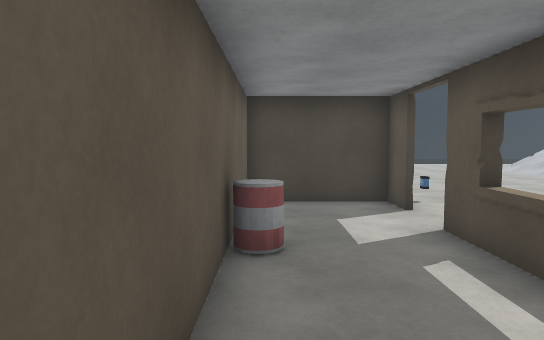
View 1 (above)

17 first-person views from a walk through a Unity game level. The camera is 1.5 m above the floor, tilts 4° down and sees 70° across. The floor is counted in squares, 1 m on a side. Each view is taken from the middle of a square. On the plan, view 1 faces up. The plan holds only what a view shows up to about 17 squares ahead; the rest is blank. The place goes on beyond the plan. The player character is not drawn. Surface patterns are stand-ins for the level's own textures.

View 2
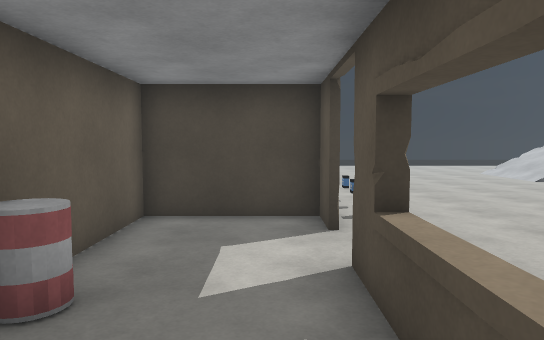

View 3
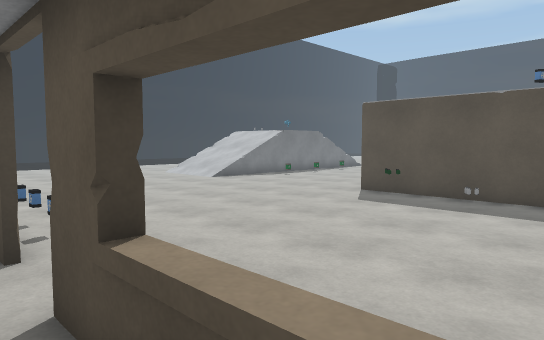

View 4
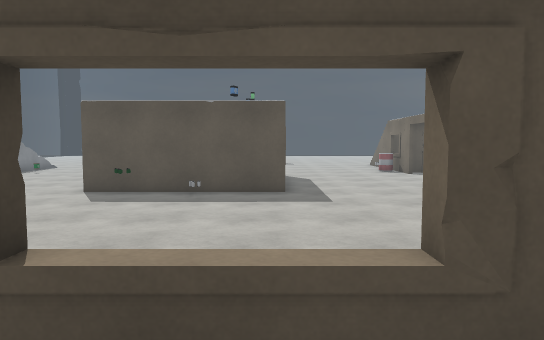

View 5
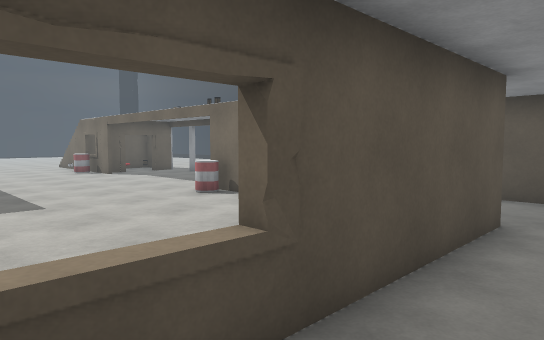

View 6
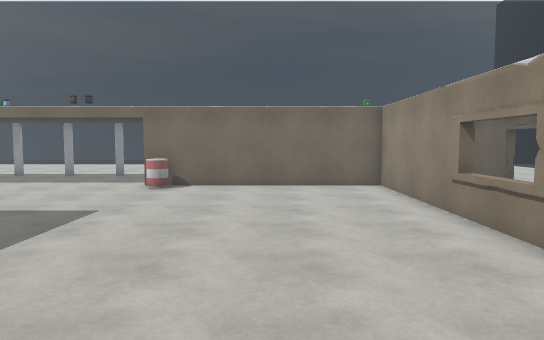

View 7
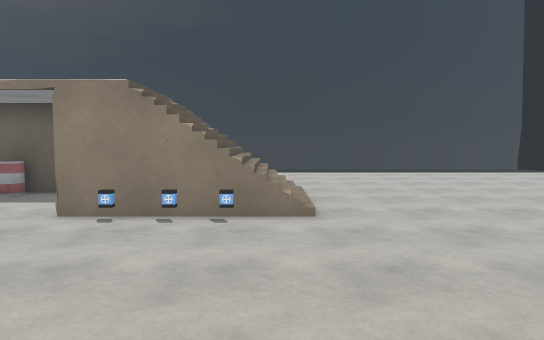

View 8
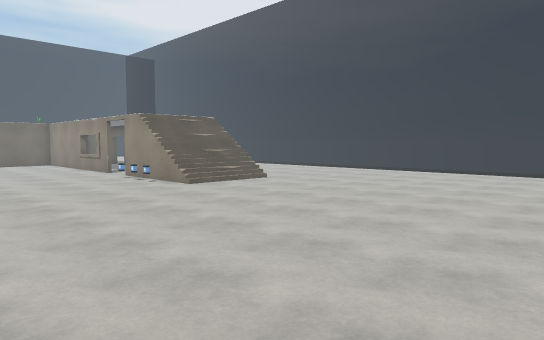

View 9
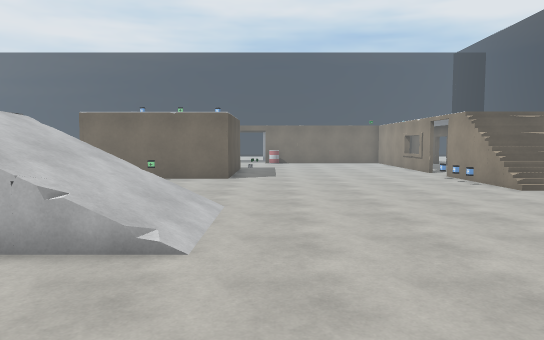

View 10
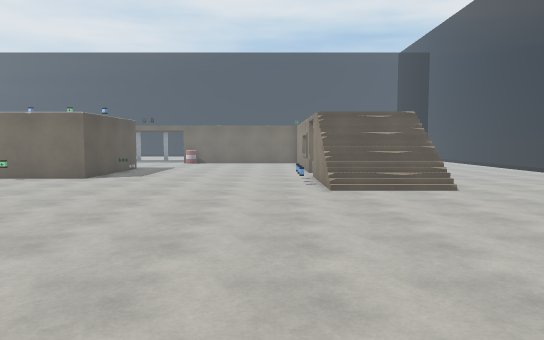

View 11
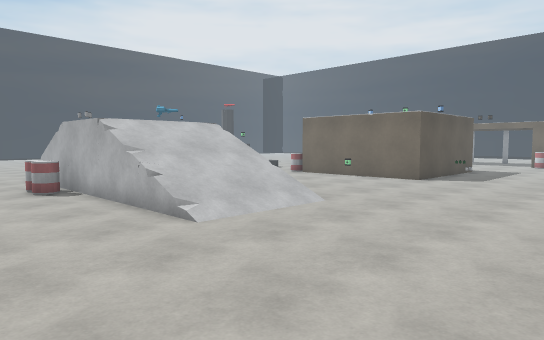

View 12
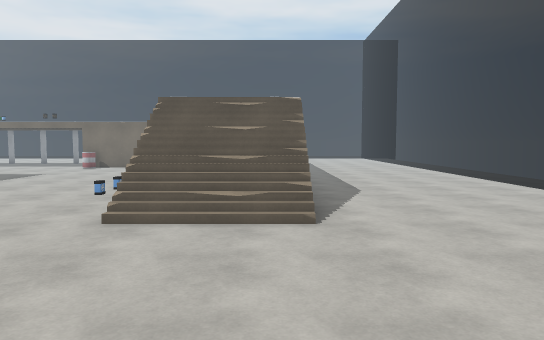

View 13
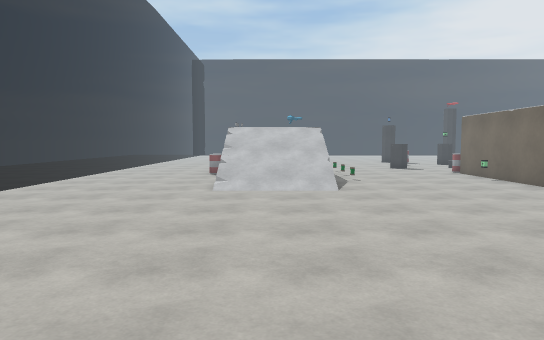

View 14
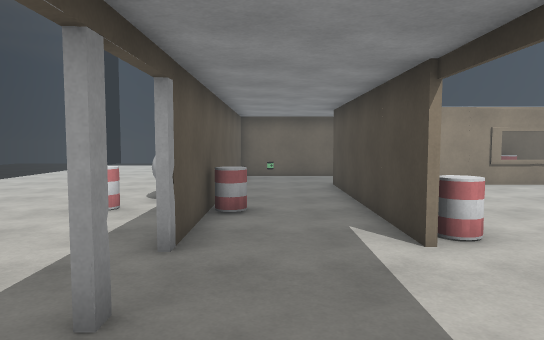

View 15
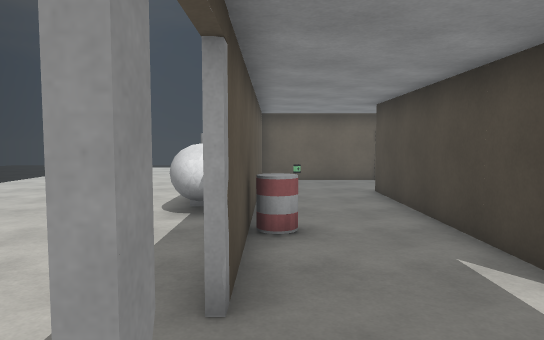

View 16
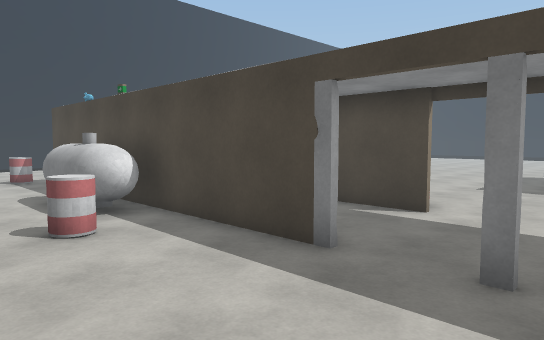

View 17
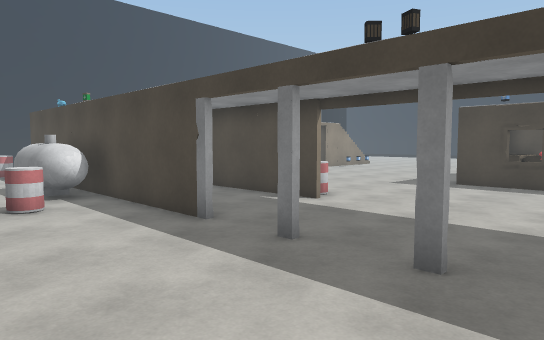

### Floor plan
Key: @ floor where view 1 was taken; # wall or solid block; . main floor; : floor 2.25 m higher than the main floor; / step, stairs or slope; = window, fence, low wall or low ledge; v drop or lower ground; B barrel; O other object.
Columns run from 8 left of view 1 to 18 right of it. Each row starts with its distance up from view 1.
 27                    .......
 26              .    ........
 25            ...............
 24   ..  ....................
 23  ..........................
 22 ..........................B
 21 .....................////..
 20  ....................////:
 19   ...................////:
 18   ...................////:=
 17   ...................////:
 16   ....................../.
 15   ........................
 14   ...../////...............
 13   .....////=...............
 12   .....////#O.............
 11  ......////#O.............
 10 .......v///#O........###O##
  9 .......#...#.........#
  8 .......#............O#
  7 .......#.............#
  6 .......#B..#.........#O
  5 .......#B..=.........#
  4 .......#...=.........# =
  3        #...#...............
  2        #  .#...............
  1        #  .#...............
  0         @ .#...............
 -1           .#...............
 -2        #...#.......B.......
 -3        #...#########......
 -4        #..................
 -5        #.O.................
 -6        #.......#BB.........
 -7      .BB####OOOO.###..#.#.
 -8      .B.....OOOO..........
 -9           ......B........
-10        .................
-11        ....  .....     .  .

Where each view was taken, in squares from view 1:
view 1: 0 up, 0 right, facing up
view 2: 2 up, 2 right, facing up
view 3: 3 up, 2 right, facing up-right
view 4: 4 up, 1 right, facing right
view 5: 5 up, 1 right, facing down-right
view 6: 11 up, 7 right, facing down
view 7: 13 up, 11 right, facing left
view 8: 26 up, 11 right, facing down-left
view 9: 26 up, 11 right, facing down
view 10: 26 up, 5 right, facing down
view 11: 25 up, 6 right, facing down-right
view 12: 21 up, 0 right, facing down
view 13: 19 up, 0 right, facing right
view 14: 5 down, 17 right, facing left
view 15: 6 down, 15 right, facing left
view 16: 11 down, 15 right, facing up-left
view 17: 11 down, 18 right, facing up-left
